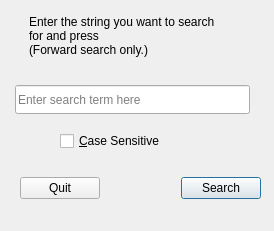
<?xml version="1.0" encoding="UTF-8"?>
<ui version="4.0">
 <class>PdSearch</class>
 <widget class="QDialog" name="PdSearch">
  <property name="windowModality">
   <enum>Qt::ApplicationModal</enum>
  </property>
  <property name="geometry">
   <rect>
    <x>0</x>
    <y>0</y>
    <width>274</width>
    <height>231</height>
   </rect>
  </property>
  <property name="sizePolicy">
   <sizepolicy hsizetype="Fixed" vsizetype="Fixed">
    <horstretch>0</horstretch>
    <verstretch>0</verstretch>
   </sizepolicy>
  </property>
  <property name="windowTitle">
   <string>Enter search string</string>
  </property>
  <property name="modal">
   <bool>true</bool>
  </property>
  <widget class="QLabel" name="lblInst">
   <property name="geometry">
    <rect>
     <x>29</x>
     <y>15</y>
     <width>188</width>
     <height>61</height>
    </rect>
   </property>
   <property name="frameShape">
    <enum>QFrame::NoFrame</enum>
   </property>
   <property name="text">
    <string>Enter the string you want to search for and press &lt;Enter&gt;
(Forward search only.)</string>
   </property>
   <property name="textFormat">
    <enum>Qt::PlainText</enum>
   </property>
   <property name="alignment">
    <set>Qt::AlignLeading|Qt::AlignLeft|Qt::AlignTop</set>
   </property>
   <property name="wordWrap">
    <bool>true</bool>
   </property>
  </widget>
  <widget class="QWidget" name="layoutWidget">
   <property name="geometry">
    <rect>
     <x>20</x>
     <y>170</y>
     <width>241</width>
     <height>36</height>
    </rect>
   </property>
   <layout class="QHBoxLayout" name="horizontalLayout">
    <item>
     <widget class="QPushButton" name="pbQuit">
      <property name="text">
       <string>Quit</string>
      </property>
      <property name="shortcut">
       <string>Esc</string>
      </property>
     </widget>
    </item>
    <item>
     <spacer name="hsPb">
      <property name="orientation">
       <enum>Qt::Horizontal</enum>
      </property>
      <property name="sizeHint" stdset="0">
       <size>
        <width>40</width>
        <height>20</height>
       </size>
      </property>
     </spacer>
    </item>
    <item>
     <widget class="QPushButton" name="pbSearch">
      <property name="text">
       <string>Search</string>
      </property>
      <property name="shortcut">
       <string>Ctrl+S</string>
      </property>
      <property name="default">
       <bool>true</bool>
      </property>
     </widget>
    </item>
   </layout>
  </widget>
  <widget class="QLineEdit" name="txtSearchStr">
   <property name="geometry">
    <rect>
     <x>15</x>
     <y>85</y>
     <width>235</width>
     <height>29</height>
    </rect>
   </property>
   <property name="maxLength">
    <number>32</number>
   </property>
   <property name="placeholderText">
    <string>Enter search term here</string>
   </property>
  </widget>
  <widget class="QCheckBox" name="cbCaseSens">
   <property name="geometry">
    <rect>
     <x>60</x>
     <y>130</y>
     <width>121</width>
     <height>22</height>
    </rect>
   </property>
   <property name="text">
    <string>&amp;Case Sensitive</string>
   </property>
   <property name="shortcut">
    <string>Alt+C</string>
   </property>
  </widget>
 </widget>
 <tabstops>
  <tabstop>txtSearchStr</tabstop>
  <tabstop>cbCaseSens</tabstop>
  <tabstop>pbSearch</tabstop>
  <tabstop>pbQuit</tabstop>
 </tabstops>
 <resources/>
 <connections>
  <connection>
   <sender>pbSearch</sender>
   <signal>clicked()</signal>
   <receiver>PdSearch</receiver>
   <slot>doSearch()</slot>
   <hints>
    <hint type="sourcelabel">
     <x>235</x>
     <y>155</y>
    </hint>
    <hint type="destinationlabel">
     <x>147</x>
     <y>123</y>
    </hint>
   </hints>
  </connection>
  <connection>
   <sender>pbQuit</sender>
   <signal>clicked()</signal>
   <receiver>PdSearch</receiver>
   <slot>doQuit()</slot>
   <hints>
    <hint type="sourcelabel">
     <x>64</x>
     <y>153</y>
    </hint>
    <hint type="destinationlabel">
     <x>40</x>
     <y>111</y>
    </hint>
   </hints>
  </connection>
 </connections>
 <slots>
  <slot>doSearch()</slot>
  <slot>doQuit()</slot>
 </slots>
</ui>
